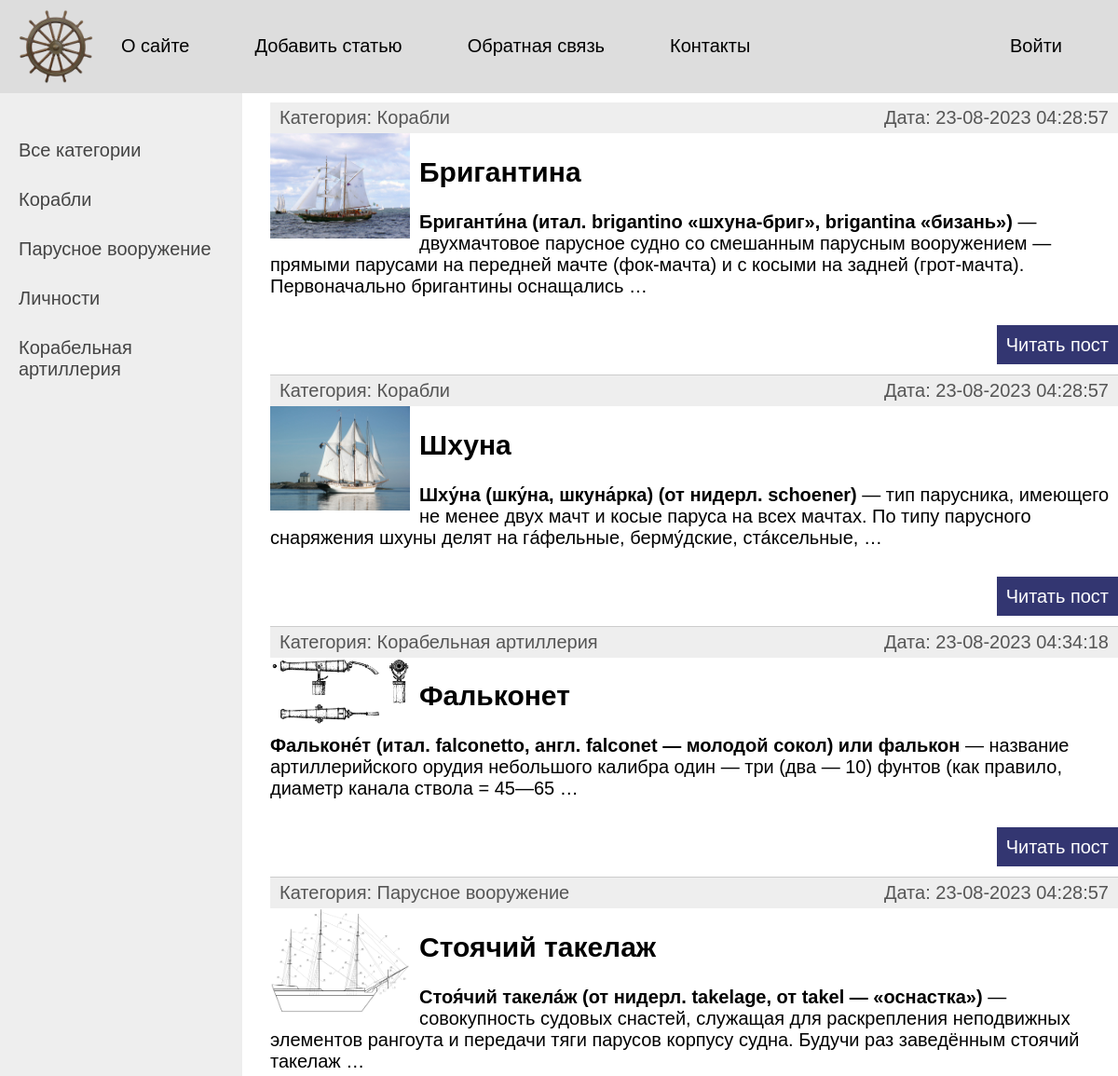
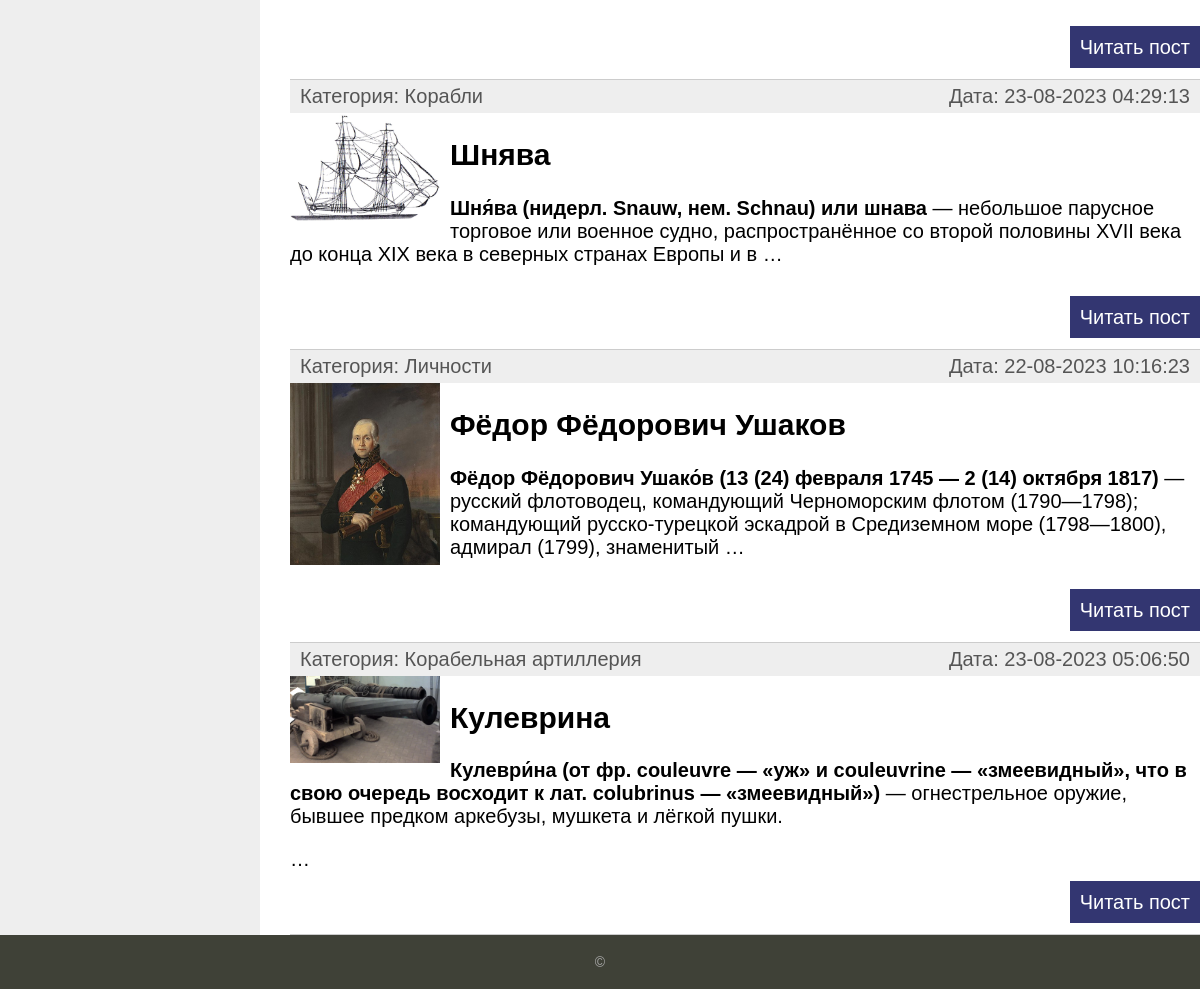
The page / on the database its author committed (2 pictures, top to bottom).
### wiki/models.py (models this page shows, shortened)
class Category (models.Model):
    name = models.CharField(max_length=100, db_index=True, verbose_name='Категория')
    slug = models.SlugField(max_length=255, unique=True, db_index=True, verbose_name="URL")
    description = models.TextField(blank=True, verbose_name='Описание категории')
    def __str__(self):
        return self.name
    def get_absolute_url(self):
        return reverse('category', kwargs={'cat_slug': self.slug})
    class Meta:
        verbose_name = 'Категорию'
        verbose_name_plural = 'Категории'
        ordering = ['id']

class Wiki(models.Model):
    title = models.CharField(max_length=255, verbose_name='Заголовок')
    slug = models.SlugField(max_length=255, unique=True, db_index=True, verbose_name="URL")
    content = models.TextField(blank=True, verbose_name='Текст статьи')
    photo = models.ImageField(upload_to="photos/%Y/%m/%d/", verbose_name='Фото')
    time_create = models.DateTimeField(auto_now_add=True, verbose_name='Время создания')
    time_update = models.DateTimeField(auto_now=True, verbose_name='Время изменения')
    is_published = models.BooleanField(default=True, verbose_name='Публикация')
    cat = models.ForeignKey('Category', on_delete=models.PROTECT, verbose_name='Категория')
    def get_absolute_url(self):
        return reverse('post', kwargs={'post_slug': self.slug})
    class Meta:
        verbose_name = 'База знаний'
        verbose_name_plural = 'База знаний'
        ordering = ['time_create', 'title']

### wiki/views.py (the view)
# urls.py: path('', WikiMain.as_view(), name='home'),
class WikiMain(ListView):
    model = Wiki
    template_name = 'wiki/index.html'
    context_object_name = 'posts'
    def get_context_data(self, *, object_list=None, **kwargs):
        context = super().get_context_data(**kwargs)
        context['menu'] = menu
        context['title'] = 'Главная страница'
        return context
    def get_queryset(self):
        return Wiki.objects.filter(is_published=True)

### wiki/templatetags/wiki_tags.py (called while the page is built)
@register.inclusion_tag('wiki/list_categories.html')
def show_categories(sort=None, cat_selected=0):
    if not sort:
        cats = Category.objects.all()
    else:
        cats = Category.objects.order_by(sort)
    return {'cats': cats, 'cat_selected':cat_selected}

### wiki/templates/wiki/index.html (shortened to what this page needs)
{% extends 'wiki/base.html' %}
{% block content %}
<ul class="list-articles">
		{% for p in posts %}
				<li>
					<div class="article-panel">
						<p class="first">Категория: {{ p.cat }}</p>
						<p class="last">Дата: {{ p.time_update|date:"d-m-Y H:i:s" }}</p>
					</div>
					{% if p.photo %}
						<img class="img-article-left thumb" src="{{p.photo.url}}">
					{% endif %}
					<h2>{{p.title}}</h2>
		{% autoescape off %}
		{{p.content|linebreaks|truncatewords:30}}
		{% endautoescape %}
				<p class="link-read-post"><a href="{{ p.get_absolute_url }}">Читать пост</a></p>
				</li>
		{% endfor %}
</ul>
{% endblock %}

### wiki/templates/wiki/list_categories.html
{% for c in cats %}
         <li><a href="{{ c.get_absolute_url }}">{{c.name}}</a></li>
{% endfor %}

### wiki/static/wiki/css/styles.css (style rules this page uses)
html, body { margin: 0; padding: 0; font-family: Sans-serif, Arial, Tahoma; }
body { background-color: #fff; display: flex; justify-content: center; }
a { color: #0059b2; text-decoration: none; }
img { max-width: 600px; height: auto; }
img.img-article-left { max-width: 300px; height: auto; float: left; padding: 0 10px 10px 0; }
img.img-article-left.thumb { max-width: 150px; height: auto; }
p.link-read-post { text-align: right; }
p.link-read-post a { padding: 10px; min-width: 100px; background: #333671; color: #fff; text-decoration: none; }
div.article-panel { background: #eee; padding: 5px 10px 5px 10px; box-sizing: border-box; overflow: hidden; color: #555; }
div.article-panel p.first { margin: 0; float: left; }
div.article-panel p.last { margin: 0; float: right; }
ul.list-articles { list-style: none; margin: 0; padding: 0; }
ul.list-articles li { border-bottom: 1px solid #ccc; }
.left-chapters ul li { margin: 30px 0 0 0; color: #999; }
.left-chapters ul li a { color: #444; text-decoration: none; }

### rows shown on the page
Category: name "Корабли"
Category: name "Парусное вооружение"
Category: name "Личности"
Category: name "Корабельная артиллерия"
Wiki: cat "Корабли", time_update "23-08-2023 04:28:57", photo (picture), title "Бригантина", content "Бриганти́на (итал. brigantino «шхуна-бриг», brigantina «бизань») — двухмачтовое парусное судно со смешанным парусным вооружением — прямыми парусами на передней мачте (фок-мачта) и с косыми на задней (грот-мачта). Первоначально бригантины оснащались …"
Wiki: cat "Корабли", time_update "23-08-2023 04:28:57", photo (picture), title "Шхуна", content "Шху́на (шку́на, шкуна́рка) (от нидерл. sсhоenеr) — тип парусника, имеющего не менее двух мачт и косые паруса на всех мачтах. По типу парусного снаряжения шхуны делят на гáфельные, берму́дские, стáксельные, …"
Wiki: cat "Корабельная артиллерия", time_update "23-08-2023 04:34:18", photo (picture), title "Фальконет", content "Фальконе́т (итал. falconetto, англ. falconet — молодой сокол) или фалькон — название артиллерийского орудия небольшого калибра один — три (два — 10) фунтов (как правило, диаметр канала ствола = 45—65 …"
Wiki: cat "Парусное вооружение", time_update "23-08-2023 04:28:57", photo (picture), title "Стоячий такелаж", content "Стоя́чий такелáж (от нидерл. takelage, от takel — «оснастка») — совокупность судовых снастей, служащая для раскрепления неподвижных элементов рангоута и передачи тяги парусов корпусу судна. Будучи раз заведённым стоячий такелаж …"
Wiki: cat "Корабли", time_update "23-08-2023 04:29:13", photo (picture), title "Шнява", content "Шня́ва (нидерл. Snauw, нем. Schnau) или шнава — небольшое парусное торговое или военное судно, распространённое со второй половины XVII века до конца XIX века в северных странах Европы и в …"
Wiki: cat "Личности", time_update "22-08-2023 10:16:23", photo (picture), title "Фёдор Фёдорович Ушаков", content "Фёдор Фёдорович Ушако́в (13 (24) февраля 1745 — 2 (14) октября 1817) — русский флотоводец, командующий Черноморским флотом (1790—1798); командующий русско-турецкой эскадрой в Средиземном море (1798—1800), адмирал (1799), знаменитый …"
Wiki: cat "Корабельная артиллерия", time_update "23-08-2023 05:06:50", photo (picture), title "Кулеврина", content "Кулеври́на (от фр. couleuvre — «уж» и couleuvrine — «змеевидный», что в свою очередь восходит к лат. colubrinus — «змеевидный») — огнестрельное оружие, бывшее предком аркебузы, мушкета и лёгкой пушки. …"

### other values the page prints
{{ m.title }} "О сайте" "Добавить статью" "Обратная связь" "Контакты"
{{ m.title }} "Войти"
